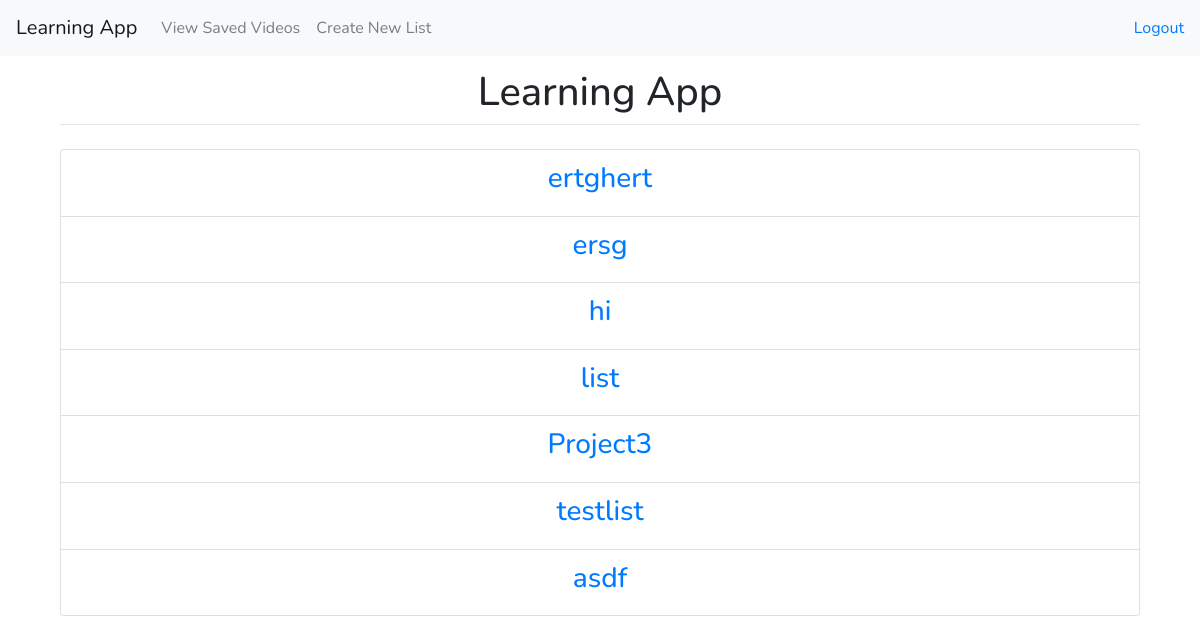
The app's page /view/ (signed in), older data.
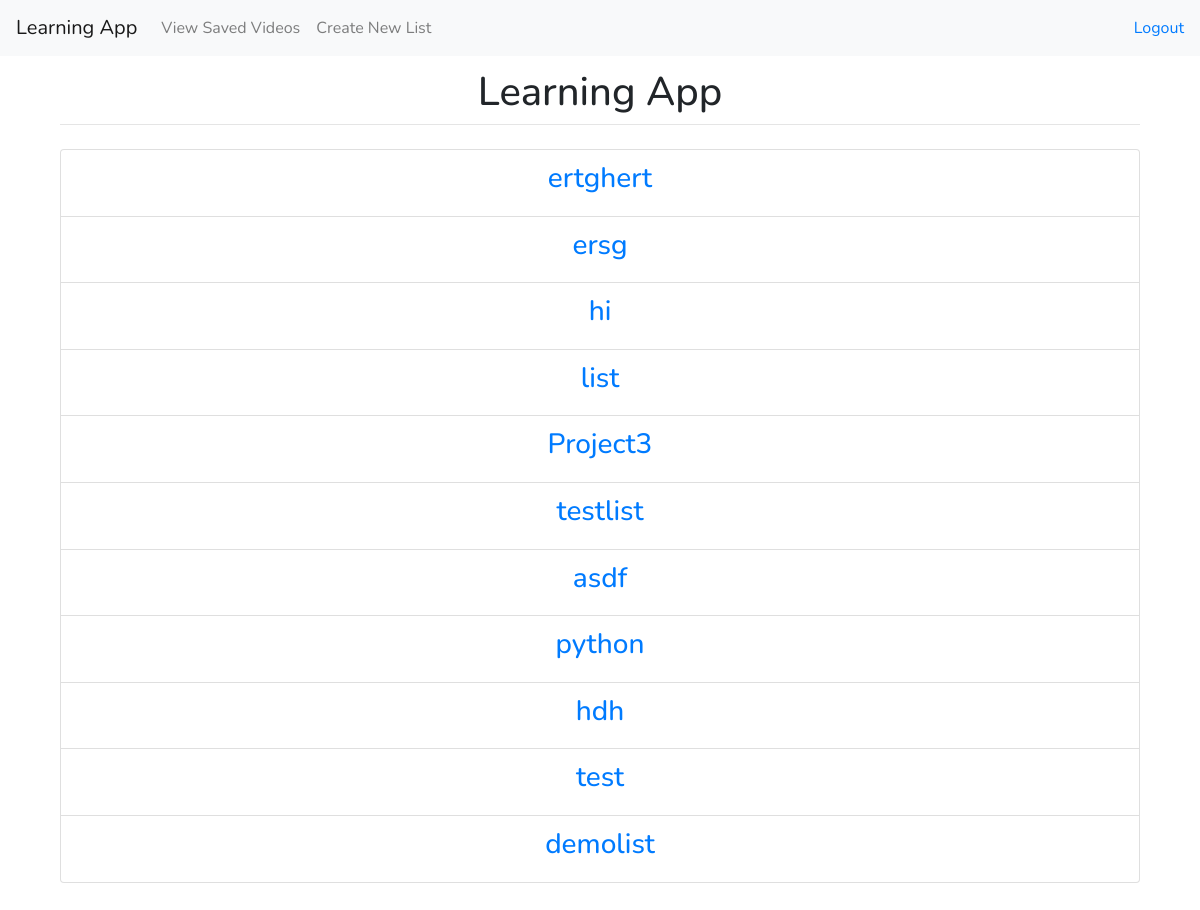
The same page, newer data.
### main/models.py (models this page shows, shortened)
class ToDoList(models.Model):
	date = models.DateTimeField("date published")
	name = models.CharField(max_length=200)

### main/views.py (the view)
# urls.py: path("view/", views.view, name="index"),
def view(request):
    l = ToDoList.objects.all()
    return render(request, "main/view.html", {"lists": l})

### main/templates/main/view.html (shortened to what this page needs)
{% extends 'main/base.html' %}
{% block content %}
	{% if user.is_authenticated %}
		<ul class="list-group">
		{% for l in lists %}
			<li class="list-group-item"><a href="/{{l.id}}"><h3>{{l.name}}</h3></a></li>
		{% endfor %}
		</ul>
	{% else %}
		<h3>Login <a href="/login">Here</a></h3>
	{% endif %}
{% endblock %}

Row changes from the older to the newer data that the page shows:
added ToDoList: name "python"
added ToDoList: name "hdh"
added ToDoList: name "test"
added ToDoList: name "demolist"
